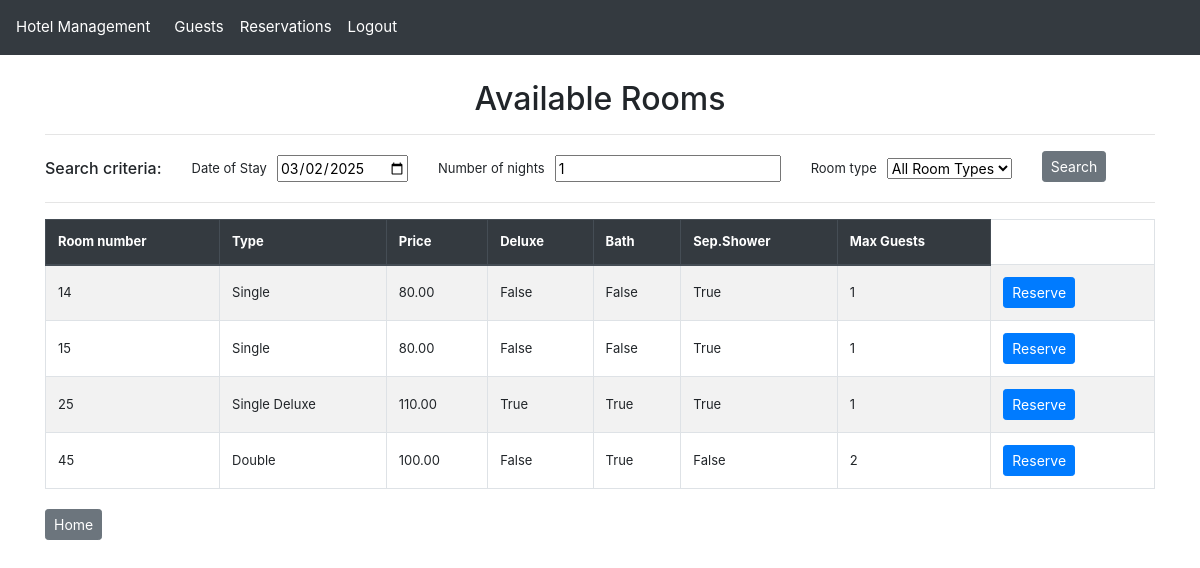
Before: /available-rooms/ (signed in) with the older database file.
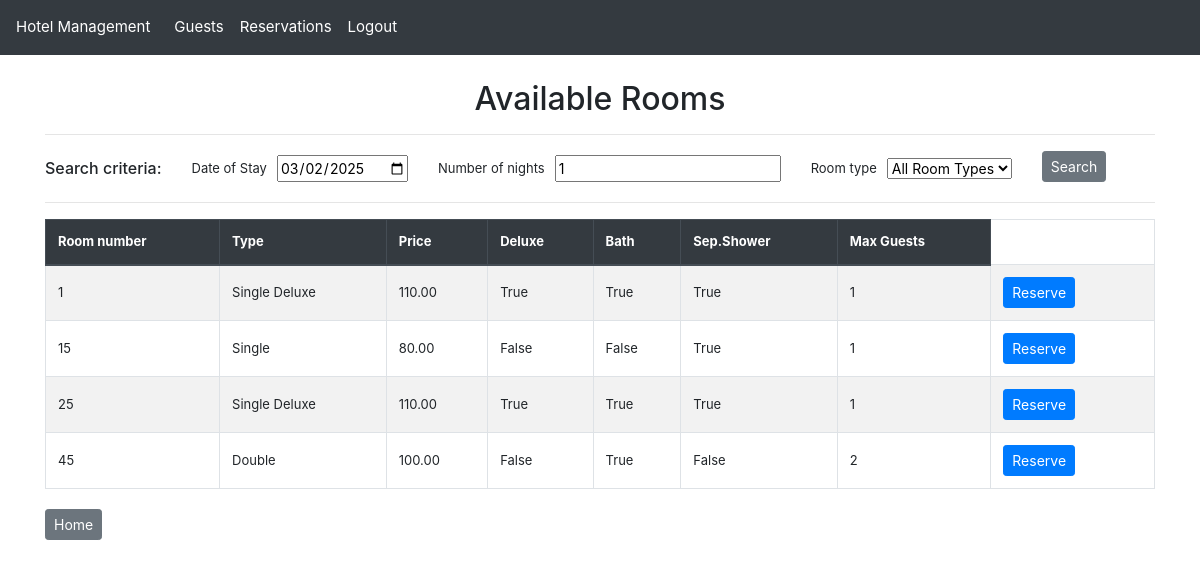
After: the same page with the newer database file.
### hotel_app/models.py (models this page shows, shortened)
class Room(models.Model):
    room_number = models.IntegerField(
        primary_key=True,
        unique=True,
        help_text="Unique identifier for the room (e.g., 101, 102, etc.)"
    )
    room_type = models.ForeignKey(
        RoomType,
        null=True,
        on_delete=models.SET_NULL,
        related_name="rooms",
        help_text="The type/category of this room, determining its features and price"
    )

class RoomType(models.Model):
    room_type_code = models.CharField(
        max_length=3,
        validators=[
            MinLengthValidator(1),
            RegexValidator(r'^[A-Z]{1,3}$', message="The room type code must be between 1 and 3 uppercase letters"),
        ],
        unique=True,
        primary_key=True,
        help_text="Unique 1-3 letter code for the room type (e.g., 'STD' for Standard)"
    )
    room_type_name = models.CharField(
        max_length=25,
        help_text="Descriptive name for the room type"
    )
    price = models.DecimalField(
        max_digits=6,
        decimal_places=2,
        help_text="Nightly rate for this room type"
    )
    deluxe = models.BooleanField(
        help_text="Indicates if this is a deluxe category room"
    )
    bath = models.BooleanField(
        help_text="Indicates if the room has a bathtub"
    )
    separate_shower = models.BooleanField(
        help_text="Indicates if the room has a separate shower unit"
    )
    maximum_guests = models.PositiveSmallIntegerField(
        help_text="Maximum number of guests allowed in this room type"
    )
    def __str__(self):
        room_type_str = self.room_type_name
        logger.info(f"RoomType __str__ called: {room_type_str}")
        return room_type_str

### hotel_app/views.py (the view)
# urls.py: path("available-rooms/", views.available_rooms_list_view, name="available_rooms_list"),  # List all available rooms
@login_required
def available_rooms_list_view(request):
    logger.info(f"Available rooms search initiated by user: {request.user.username}")
    start_date = request.GET.get('start_date')
    if not start_date:
        start_date = request.session.get(
            'available_rooms_default_start_date',
            timezone.now().date().strftime('%Y-%m-%d')  # Default to today
        )
        logger.info(f"Using default/session start date: {start_date}")
    else:
        logger.info(f"Using provided start date: {start_date}")
    length_of_stay = request.GET.get('length_of_stay')
    if not length_of_stay:
        length_of_stay = request.session.get(
            'available_rooms_default_length_of_stay',
            1  # Default to 1 night
        )
        logger.info(f"Using default/session length of stay: {length_of_stay}")
    else:
        logger.info(f"Using provided length of stay: {length_of_stay}")
    room_type = request.GET.get('room_type')
    if not room_type:
        room_type = request.session.get(
            'available_rooms_default_room_type',
            ''  # Default to all room types
        )
        logger.info("Using default/session room type: all types" if not room_type else f"Using default/session room type: {room_type}")
    else:
        logger.info(f"Using provided room type filter: {room_type}")
    request.session['available_rooms_default_start_date'] = start_date
    request.session['available_rooms_default_length_of_stay'] = length_of_stay
    request.session['available_rooms_default_room_type'] = room_type
    logger.info("Search criteria persisted to session")
    rooms = Room.objects.all()
    logger.info(f"Total rooms before filtering: {rooms.count()}")
    available_room_filter = AvailableRoomFilter(
        request.GET or {
            'start_date': start_date,
            'length_of_stay': length_of_stay,
            'room_type': room_type
        },
        queryset=rooms
    )
    filtered_rooms_count = len(available_room_filter.qs)
    logger.info(f"Available rooms after filtering: {filtered_rooms_count}")
    return render(request, 'available_rooms_list.html', {
        'filter': available_room_filter
    })

### hotel_app/templatetags/custom_filters.py (called while the page is built)
@register.filter(name='is_in_group')
def is_in_group(user, group_name):
    return user.groups.filter(name=group_name).exists()

### hotel_app/templates/available_rooms_list.html (shortened to what this page needs)
{% extends "base.html" %}
{% block content %}
    <h2 class="text-center">Available Rooms</h2>
    <hr>
    <div class="row align-items-center">
        <div class="col-auto text-center" style="font-size: 13px; vertical-align: middle;">
            <h6 class="fw-bold mb-0">Search criteria:</h6>
        </div>
        <div class="col">
            <form method="get" class="row g-3">
                {% for field in filter.form %}
                <div class="col-md-auto d-flex align-items-center mt-1 mb-1">
                    <label for="{{ field.id_for_label }}" class="form-label fw-bold" style="font-size: 13px; margin-right: 10px; margin-bottom: 0; vertical-align: middle;">{{ field.label }}</label>
                    {{ field }}
                </div>
                {% endfor %}
                <div class="col-md-auto">
                    <button type="submit" class="btn btn-secondary btn-sm">Search</button>
                </div>
            </form>
        </div>
    </div>
    <hr>
    <table class="table table-bordered table-striped ">
        <thead class="thead-dark">
            <tr>
                <th>Room number</th>
                <th>Type</th>
                <th>Price</th>
                <th>Deluxe</th>
                <th>Bath</th>
                <th>Sep.Shower</th>
                <th>Max Guests</th>
            </tr>
        </thead>
        <tbody>
            {% for room in filter.qs %}
            <tr>
                <td>{{ room.room_number }} </td>
                <td>{{ room.room_type.room_type_name }} </td>
                <td>{{ room.room_type.price }} </td>
                <td>{{ room.room_type.deluxe }} </td>
                <td>{{ room.room_type.bath }} </td>
                <td>{{ room.room_type.separate_shower }} </td>
                <td>{{ room.room_type.maximum_guests }} </td>
                <td>
                    <div class="button-group">
                        <a href="{% url 'available_rooms_reserve' room.room_number %}?start_date={{ filter.form.start_date.value }}&length_of_stay={{ filter.form.length_of_stay.value }}" class="btn btn-primary btn-sm" >Reserve</a>
                    </div>
                </td>
            </tr>
            {% endfor %}
        </tbody>
    </table>
{% endblock %}
{% block footer %}
<div class="button-group">
    <a href="{% url 'home' %}" class="btn btn-secondary btn-sm">Home</a>
</div>
{% endblock %}

Changed rows visible on the page:
no longer on this page (row unchanged): Room: room_number "14", room_type.room_type_name "Single", room_type.price "80.00", room_type.deluxe "False", room_type.bath "False", room_type.separate_shower "True", room_type.maximum_guests "1"
added Room: room_number "1", room_type.room_type_name "Single Deluxe", room_type.price "110.00", room_type.deluxe "True", room_type.bath "True", room_type.separate_shower "True", room_type.maximum_guests "1"
